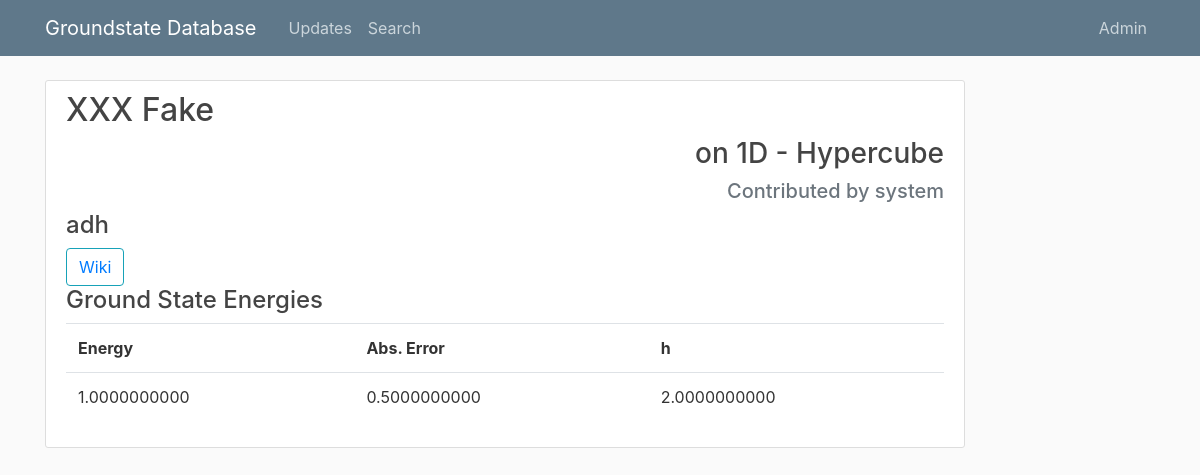
/systems/2/ (signed in), run on the app's committed database.
### core/models.py (models this page shows, shortened)
class System(models.Model):
    name = models.CharField( max_length=80, verbose_name='name' )
    description = models.TextField( default=None, verbose_name='description' )
    H = models.TextField(verbose_name='Hamiltonian')
    n_par = models.IntegerField( verbose_name='number of parameters' )
    wikilink = models.CharField( max_length=100, verbose_name='Wikipedia link' )
    contributors = models.TextField( default=None, verbose_name='contributors' )
    graph = models.ForeignKey( Graph, on_delete=models.CASCADE, verbose_name='graph' ) # on_delete to be modified! #%#

class Graph(models.Model):
    geometry = models.CharField( max_length=40, verbose_name='type', choices=_graph_geometry_CHOICES )
    dim = models.IntegerField( verbose_name='dimension', choices=[(i,i) for i in range(_graph_dim_MAX+1)] )
    pbc = models.IntegerField( verbose_name='periodic boundary conditions', choices=[(i,i) for i in range(int(2**_graph_dim_MAX))] )

class Energy(Poly):
    value = models.DecimalField( max_digits=14, decimal_places=10 )
    system = models.ForeignKey( System, on_delete=models.CASCADE )
    abs_error = models.DecimalField( default=0., max_digits=14, decimal_places=10 )
    def get_params(self):
        return [
            ('Energy', self.value,),
            ('Abs. Error', self.abs_error,),
            ]

### core/energy_models.py (models this page shows)
class Energy_XXX(Energy):
    h = models.DecimalField( max_digits=14, decimal_places=10 )
    def get_params(self):
        return super().get_params() + [
                                    ('h', self.h,),
                                    ]

### core/views.py (the view)
# urls.py: path('systems/<int:pk>/', views.SystemDetailView.as_view(), name='system-detail'),
class SystemDetailView(DetailView):
    template_name = 'core/system_detail.html'
    model = System
    def get_context_data(self, **kwargs):
        context = super(DetailView, self).get_context_data(**kwargs)
        energies_tmp = self.get_object().energy_set.all()
        energies = [[tup[1] for tup in e.get_params()] for e in energies_tmp]
        params = [tup[0] for tup in energies_tmp[0].get_params()]
        context['energies'] = energies
        context['params'] = params
        return context

### core/templates/core/system_detail.html (shortened to what this page needs)
{% extends "core/base.html" %}
{% load crispy_forms_tags %}
{% block content %}
<div class="content-section">
  <h2>
    {{ system.name }}
  </h2>
  <h3 style="text-align:right">on {{ system.graph.dim }}D - {{ system.graph.geometry }}</h3>
  {% if system.contributors %}
  <h5 class="text-secondary" style="text-align:right">Contributed by {{ system.contributors }}</h5>
  {% endif %}
  <h4>{{ system.description }}</h4>
  {% if system.wikilink %}
    <button class="btn btn-outline-info"><a href="{{ system.wikilink }}">Wiki</a></button>
  {% endif %}
  <h4>Ground State Energies</h4>
  <table class="table" style="width: 100%">
  <tr>
    {% for par in params %}
      <th>{{ par }}</th>
    {% endfor %}
  </tr>
  {% for e in energies %}
    <tr>
      {% for attr in e %}
        <td>{{ attr }}</td>
      {%endfor %}
    </tr>
  {% endfor %}
  </table>
</div>
{% endblock content %}

### core/static/core/main.css (style rules this page uses)
body { background: #fafafa; color: #333333; margin-top: 5rem; }
h1, h2, h3, h4, h5, h6 { color: #444444; }
.content-section { background: #ffffff; padding: 10px 20px; border: 1px solid #dddddd; border-radius: 3px; margin-bottom: 20px; }
table { border-spacing: 6px 0; }

### data on the page
System: name "XXX Fake", graph.dim "1", graph.geometry "Hypercube", contributors "system", description "adh"
Energy: e "1.0000000000" "0.5000000000"
Energy_XXX: e "2.0000000000"

### other printed values
{{ par }} "Energy" "Abs. Error" "h"
